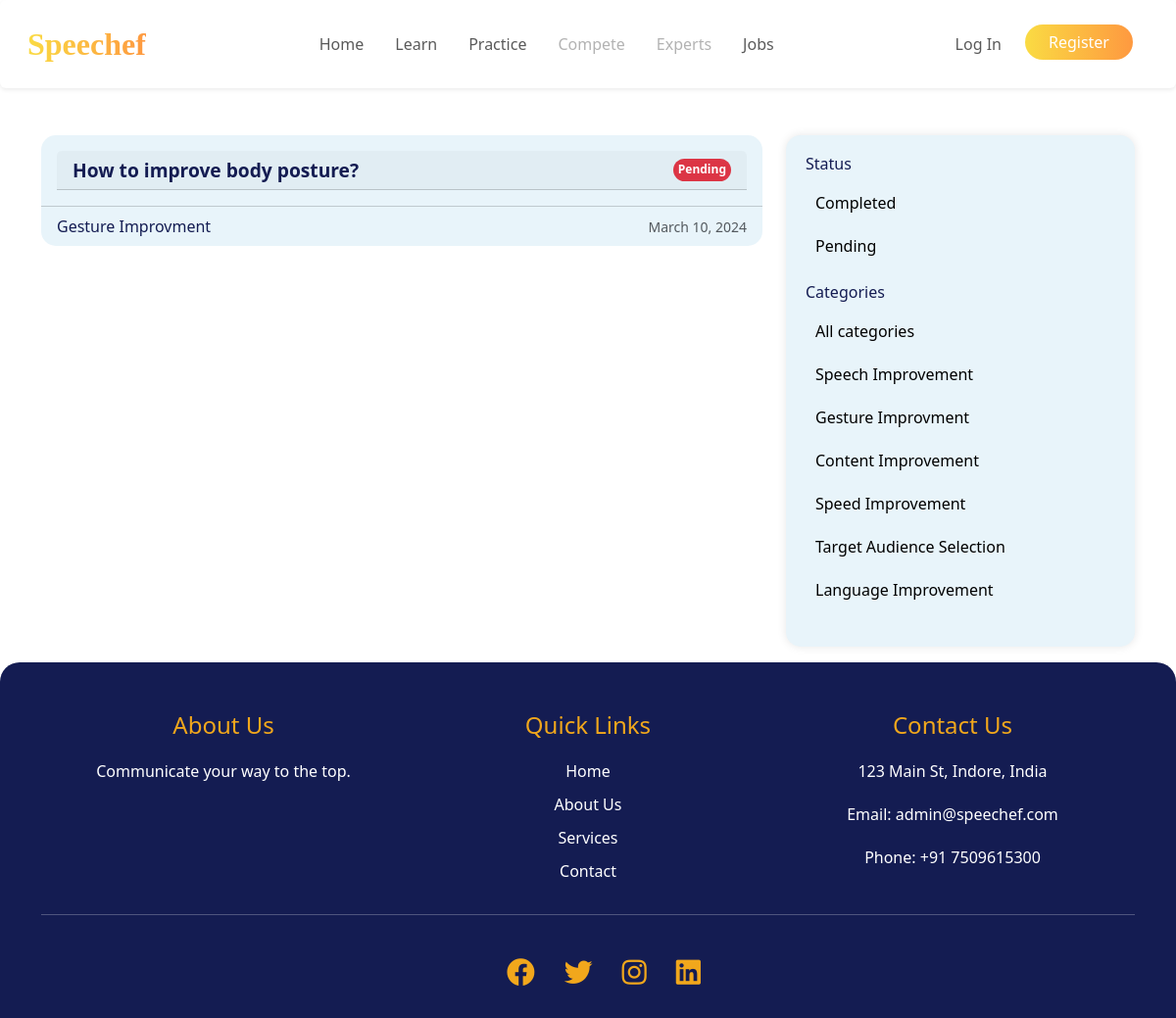
/learn/category/Gesture Improvment/, run on the app's committed database.
### learn/models.py (models this page shows, shortened)
class Post(models.Model):
    title = models.CharField(max_length=255)
    body = models.TextField()
    created_on = models.DateTimeField(auto_now_add=True)
    last_modified = models.DateTimeField(auto_now=True)
    categories = models.ManyToManyField("Category", related_name="posts")

class Category(models.Model):
    name = models.CharField(max_length=30)
    class Meta:
        verbose_name_plural = "Categories"

### learn/views.py (the view)
# urls.py: path("category/<category>/", views.learn_category, name="learn_category"),
def learn_category(request, category):
    posts = Post.objects.filter(
        categories__name__contains=category
    ).order_by("-created_on")
    all_categories = Category.objects.all()  # Retrieve all categories
    context = {
        "category": category,
        "posts": posts,
        "all_categories": all_categories
    }
    return render(request, "learn/category.html", context)

### learn/templates/learn/category.html (shortened to what this page needs)
{% extends "learn/index.html" %}

### learn/templates/learn/index.html (shortened to what this page needs)
{% extends "base.html" %}
{% load static %}
{% block page_head %}
<link rel="stylesheet" href="{% static 'learn_index.css' %}"/>
{% endblock page_head %}
{% block page_content %}
  {% block posts %}
  <div class="container">
    <div class="row">
      <div class="col-md-8">
        <div class="row">
          {% for post in posts %}
            <div class="col-md-12">
              <div class="card learn-card">
                <div class="card-body">
                  <div class="card-header">
                    <h6 class="card-title">
                      <a href="{% url 'learn_detail' post.pk %}">{{ post.title }}</a>
                    </h6>
                    <span class="badge badge-status {{ post.completed|yesno:'completed,pending' }}">{{ post.completed|yesno:"Completed,Pending" }}</span>
                  </div>
                </div>
                <div class="card-footer">
                  {% for category in post.categories.all %}
                    <span class="text-muted"><a href="{% url 'learn_category' category.name %}">{{ category.name }}</a></span>
                    <small class="text-muted">{{ post.created_on.date }}</small>
                  {% endfor %}
                </div>
              </div>
            </div>
          {% endfor %}
        </div>
      </div>
      <div class="col-md-4 pb-3">
        <div class="sidebar">
          <ul class="list-unstyled">
              <h6> Status </h6>
              <li><a href="{% url 'learn_category' 'Completed' %}">Completed</a></li>
              <li><a href="{% url 'learn_category' 'Pending' %}">Pending</a></li>
          </ul>
          <ul class="list-unstyled">
            <h6> Categories </h6>
            <li><a href="{% url 'learn_index' %}">All categories</a></li>
            {% for category in all_categories %}
              <li><a href="{% url 'learn_category' category.name %}">{{ category.name }}</a>
              </li>
            {% endfor %}
          </ul>
        </div>
      </div>
    </div>
  </div>
  {% endblock posts %}
{% endblock page_content %}

### static/learn_index.css (style rules this page uses)
.card { border-radius: 15px; margin: 0 0 15px 0; flex: 1 1 auto; overflow: auto; border: none; background-color: #e8f4fa; transition: transform 0.3s, box-shadow 0.3s, background 0.3s; display: flex; flex-direction: column; }
.card-body { overflow: hidden; border-radius: 15px 15px 0 0; display: flex; justify-content: space-between; align-items: center; }
.card-title { text-decoration: none; color: #141c52; font-size: 1.2rem; font-weight: 600; margin: 0; }
.card-header { display: flex; justify-content: space-between; width: 100%; border-color: none; }
.card-footer { background: transparent; display: flex; justify-content: space-between; align-items: center; }
a { text-decoration: none; color: #141c52; }
.sidebar { background-color: #e8f4fa; border-radius: 15px; padding: 20px; height: 100%; position: sticky; width: 100%; color: #141c52; box-shadow: 0 0 10px rgba(0, 0, 0, 0.1); }
.sidebar a { color: #000; text-decoration: none; }
.sidebar ul { list-style-type: none; padding: 0; }
.list-unstyled li { padding: 10px; transition: transform 0.3s, box-shadow 0.3s; }
.badge { background-color: #141c52; color: #fff; border-radius: 20px; padding: 5px; margin-left: auto; }
.badge-status { background-color: #28a745; color: #fff; border-radius: 20px; padding: 5px; }
.badge-status.pending { background-color: #dc3545; color: #fff; border-radius: 20px; padding: 5px; }

### data on the page
Post: title "How to improve body posture?", completed "Pending", created_on "March 10, 2024"
Category: name "Gesture Improvment"
Category: name "Speech Improvement"
Category: name "Content Improvement"
Category: name "Speed Improvement"
Category: name "Target Audience Selection"
Category: name "Language Improvement"
